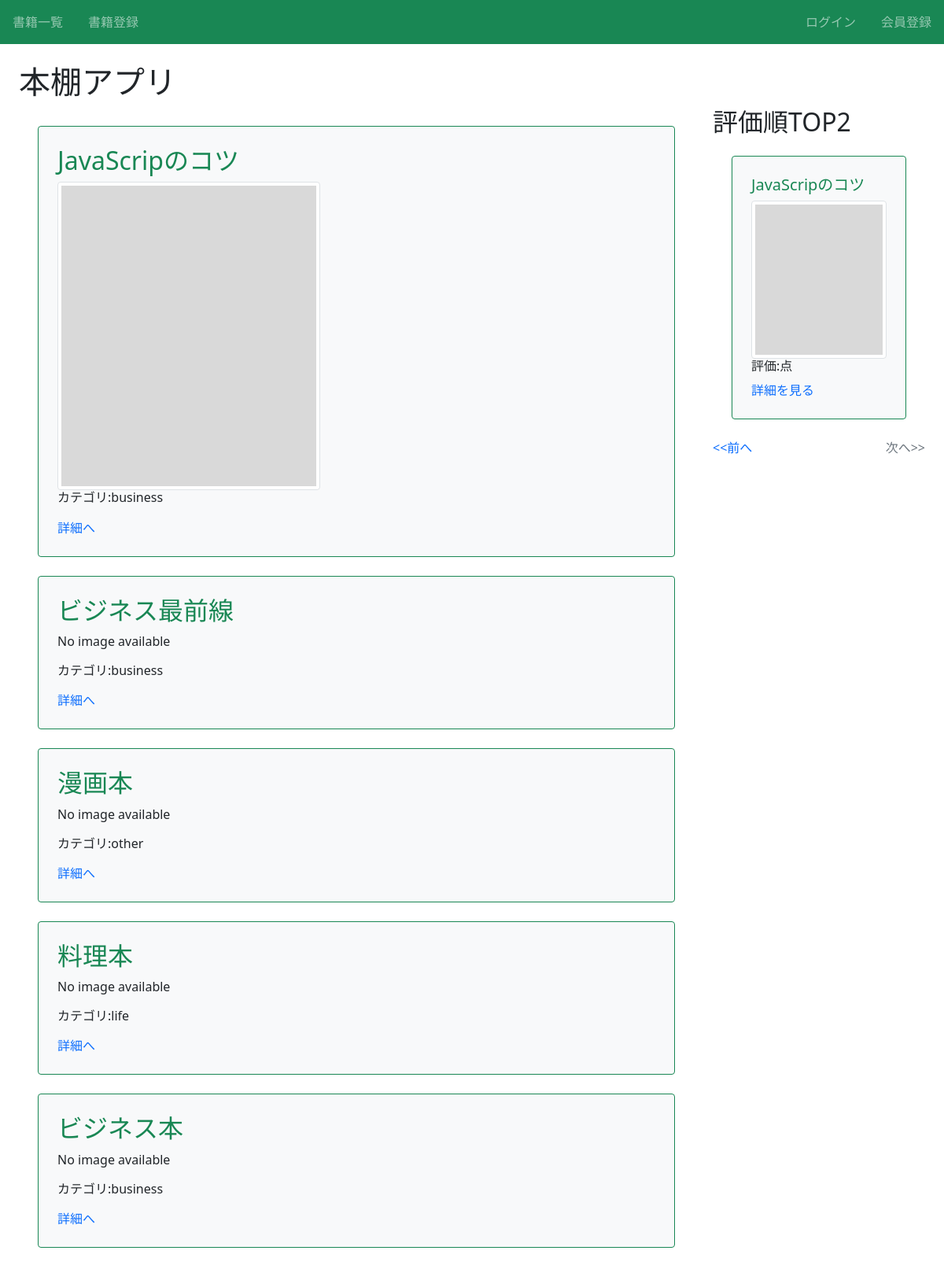
/?page=3, run on the app's committed database.
### book/models.py (models this page shows, shortened)
class Book(models.Model):
    title = models.CharField(max_length=100)
    text = models.TextField()
    thumbnail = models.ImageField(null=True,blank=True)
    category = models.CharField(
        max_length=100,
        choices = CATEGORY
        )
    user = models.ForeignKey('auth.User',on_delete=models.CASCADE)

### book/views.py (the view)
# urls.py: path('',views.index_view,name='index'),
def index_view(request):
    object_list = Book.objects.order_by('-id')
    ranking_list = Book.objects.annotate(avg_rating=Avg('review__rate')).order_by('-avg_rating')
    paginator = Paginator(ranking_list,ITEM_PER_PAGE)
    page_number = request.GET.get('page',1)
    page_obj = paginator.page(page_number)
    return render(request,
                  'book/index.html',
                  {'object_list':object_list,
                   'ranking_list':ranking_list,
                   'page_obj':page_obj},
                   )

### book/templates/book/index.html (shortened to what this page needs)
{% extends 'base.html' %}
{% block h1 %}本棚アプリ{% endblock %}
{% block content %}
<div class="row">
  <div class="col-9">
  {% for item in object_list %}
   <div class="p-4 m-4 bg-light border border-success rounded">
     <h2 class="text-success">{{ item.title }}</h2>
     {% if item.thumbnail %}
       <img src="{{ item.thumbnail.url }}" class="img-thumbnail">
     {% else %}
       <p>No image available</p>
     {% endif %}
     <h6>カテゴリ:{{ item.category }}</h6>
     <div class="mt-3">
         <a href="{% url 'detail-book' item.pk %}">詳細へ</a>
     </div>
   </div>
  {% endfor %}
  </div>
  <div class="col-3">
    <h2>評価順TOP2</h2>
    {% for ranking_book in page_obj %}
      <div class="p-4 m-4 bg-light border border-success rounded">
        <h3 class="text-success h5">{{ ranking_book.title }}</h3>
        {% if ranking_book.thumbnail %}
          <img src="{{ ranking_book.thumbnail.url }}" class="img-thumbnail">
        {% else %}
          <p>No image available</p>
        {% endif %}
        <h6>評価:{{ranking_book.avg_rating|floatformat:2}}点</h6>
        <a href="{% url 'detail-book' ranking_book.id %}">詳細を見る</a>
      </div>
    {% endfor %}
    {% include 'book/components/pagination.html' %}
  </div>
</div>
{% endblock content %}

### templates/base.html (shortened to what this page needs)
{% load static %}
<!doctype html>
<html lang="en">
  <head>
    <link href="https://cdn.jsdelivr.net/npm/bootstrap@5.1.3/dist/css/bootstrap.min.css" rel="stylesheet">
    <link rel="stylesheet" type="text/css" href="{% static 'book/css/style.css' %}">
  </head>
  <body>
    <nav class="navbar navbar-dark bg-success sticky-top">
      <div class="navbar-nav d-flex flex-row">
        <a class="nav-link mx-3" href="{% url 'list-book' %}">書籍一覧</a>
        <a class="nav-link mx-3" href="{% url 'create-book' %}">書籍登録</a>
      </div>
      <div class="navbar-nav d-flex flex-row">
        {% if request.user.is_authenticated %}
          <a class="nav-link mx-3" href="{% url 'accounts:logout' %}">ログアウト</a>
        {% else %}
          <a class="nav-link mx-3" href="{% url 'accounts:login' %}">ログイン</a>
          <a class="nav-link mx-3" href="{%url 'accounts:signup' %}">会員登録</a>
        {% endif %}
      </div>
    </nav>
    <div class="p-4">
      <h1>{% block h1 %}{% endblock %}</h1>
      {% block content %}{% endblock content %}
    </div>
  </body>
</html>

### book/templates/book/components/pagination.html
{% if page_obj.has_other_pages %}
  <ul class="list-unstyled m-0 d-flex justify-content-between">
    {% if page_obj.has_previous %}
      <li><a href="?page={{ page_obj.previous_page_number }}">&lt;&lt;前へ</a></li>
      {% else %}
        <li class="text-muted">&lt;&lt;前へ</li>
      {% endif %}
      {% if page_obj.has_next %}
        <li><a href="?page={{ page_obj.next_page_number }}">次へ&gt;&gt;</a></li>
      {% else %}
        <li class="text-muted">次へ&gt;&gt;</li>
      {% endif %}
  </ul>
{% endif %}

### book/static/book/css/style.css (style rules this page uses)
a { text-decoration: none; }

### data on the page
Book: title "JavaScripのコツ", thumbnail (picture), category "business"
Book: title "ビジネス最前線", shows "No image available", category "business"
Book: title "漫画本", thumbnail "No image available", category "other"
Book: title "料理本", shows "No image available", category "life"
Book: title "ビジネス本", thumbnail "No image available", category "business"
